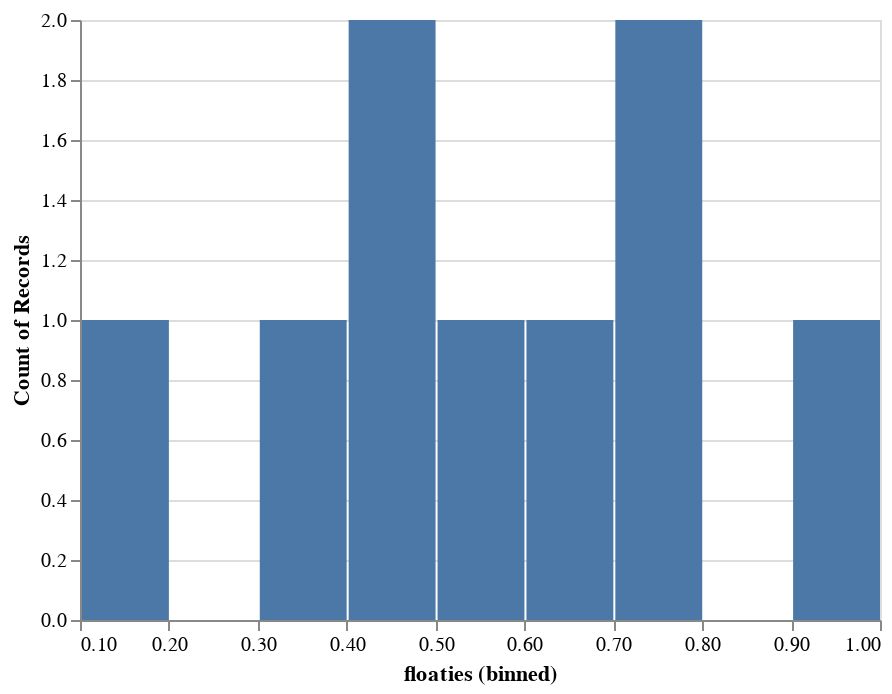

The notebook cell this image was saved under:
### Code cell
l[0]

### Figure 1 — Vega-Lite specification as saved in the notebook (floating-point values rounded to 4 significant figures)
{"config": {"view": {"continuousWidth": 400, "continuousHeight": 300}}, "data": {"name": "data-b2e93d0cd0a9b2c6129b7d5a65cc5299"}, "mark": "bar", "encoding": {"x": {"bin": true, "field": "floaties", "type": "quantitative"}, "y": {"aggregate": "count", "type": "quantitative"}}, "$schema": "https://vega.github.io/schema/vega-lite/v4.17.0.json", "datasets": {"data-b2e93d0cd0a9b2c6129b7d5a65cc5299": [{"integers": 1, "floaties": 0.4991, "stringer": "rabbit", "datie_dates": "2020-01-01T00:00:00"}, {"integers": 2, "floaties": 0.7421, "stringer": "leopard", "datie_dates": "2021-02-03T00:00:00"}, {"integers": 3, "floaties": 0.1619, "stringer": null, "datie_dates": ""}, {"integers": 1, "floaties": 0.3358, "stringer": "rabbit", "datie_dates": "2020-01-01T00:00:00"}, {"integers": 2, "floaties": 0.5432, "stringer": "leopard", "datie_dates": "2021-02-03T00:00:00"}, {"integers": 3, "floaties": 0.9843, "stringer": null, "datie_dates": ""}, {"integers": 1, "floaties": 0.4416, "stringer": "rabbit", "datie_dates": "2020-01-01T00:00:00"}, {"integers": 2, "floaties": 0.7477, "stringer": "leopard", "datie_dates": "2021-02-03T00:00:00"}, {"integers": 3, "floaties": 0.6962, "stringer": null, "datie_dates": ""}]}}
